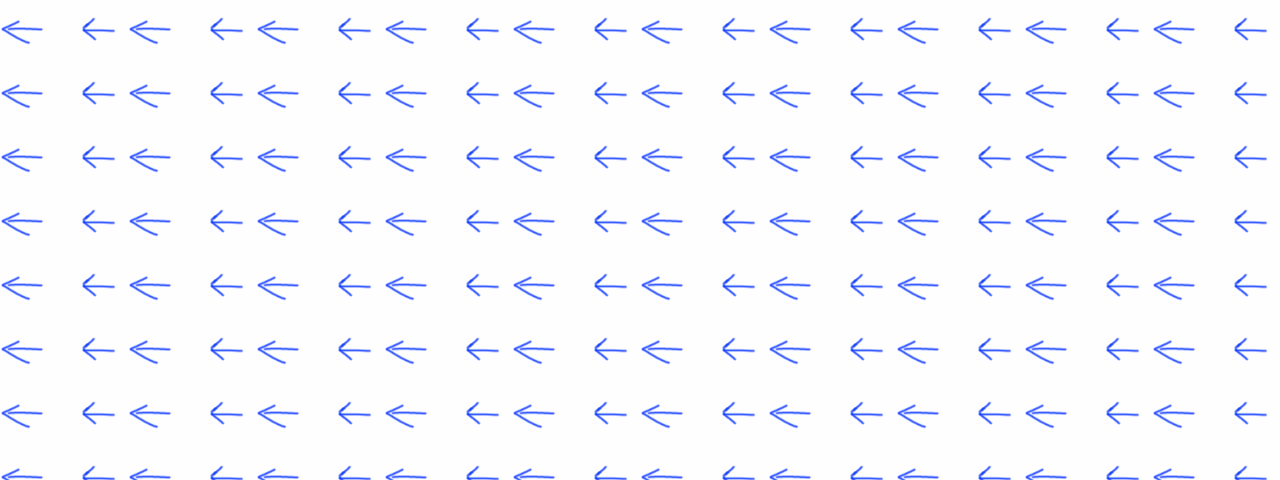

This game map was drawn from its Tiled (.tmx) file and the tilesets committed beside it. A one-line description and the trimmed map source follow:
An orthogonal 40x15 tile map with 32x32 px tiles, 1 tile layer (Tile Layer 1).

<map version="1.0" orientation="orthogonal" renderorder="right-down" width="40" height="15" tilewidth="32" tileheight="32">
 <tileset firstgid="1" name="spritetestleft" tilewidth="32" tileheight="32">
  <image source="spritetestleft.png" width="128" height="64" />
 </tileset>
 <layer name="Tile Layer 1" width="40" height="15">
  <data>[600 cells, 600 non-empty, 8 distinct tile ids]</data>
 </layer>
</map>
